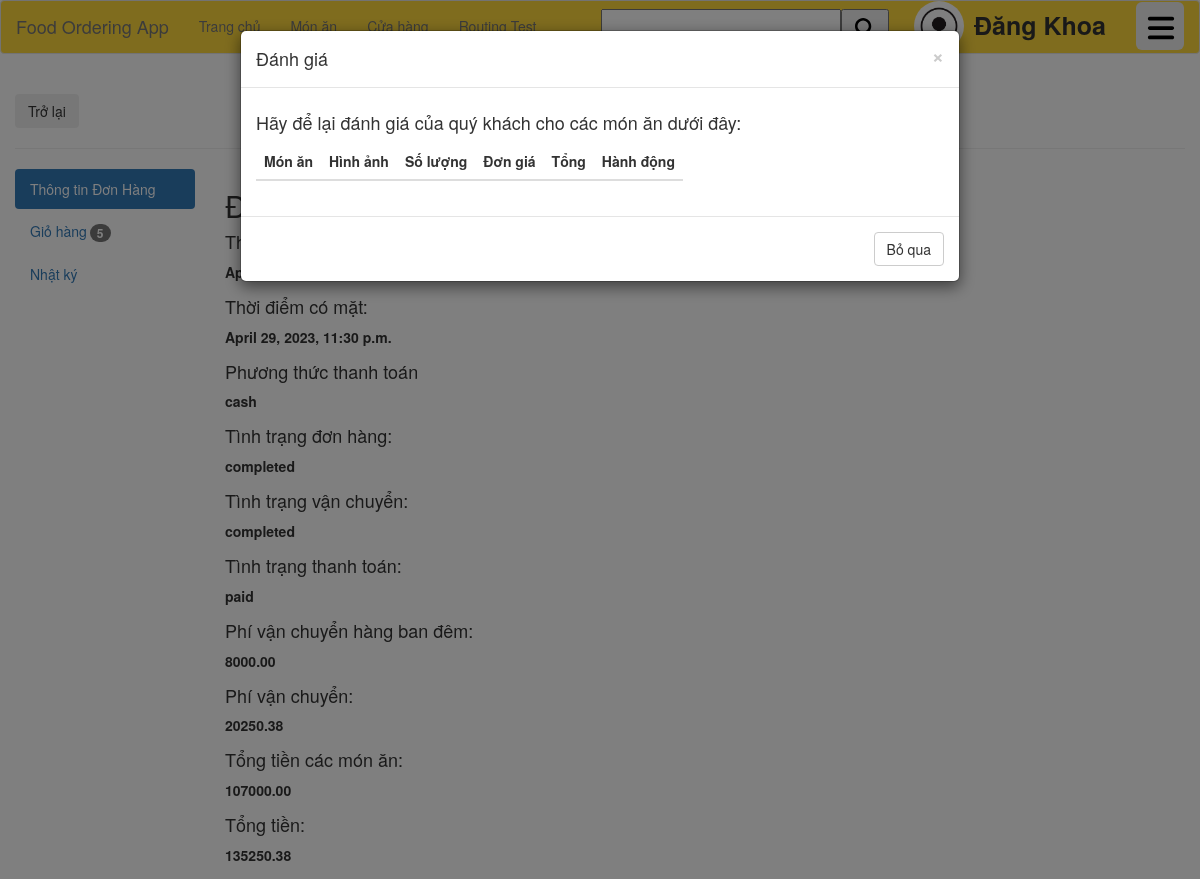
The page /profile/orders/1 (signed in, upper part) on the database as committed earlier.
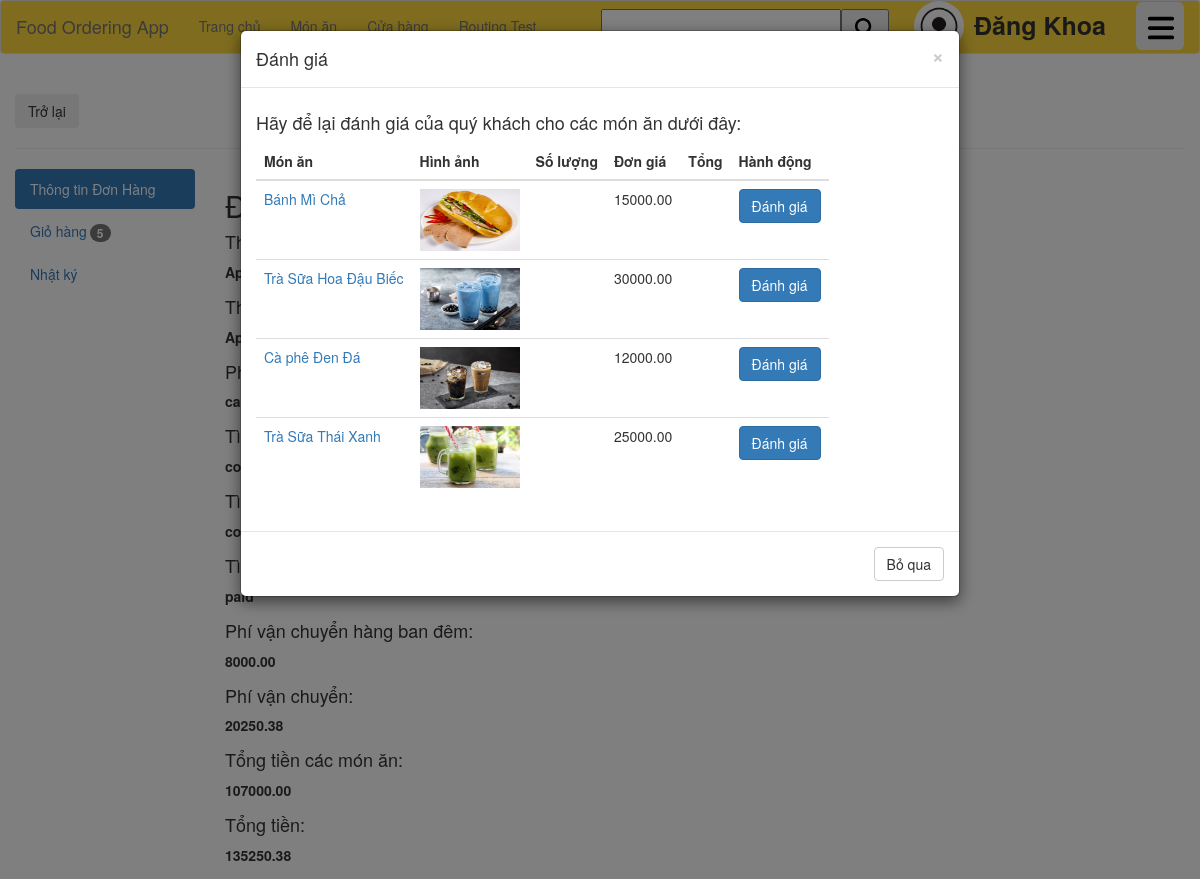
The same page on the database as committed later.
### orders/models.py (models this page shows, shortened)
class Order_Product(models.Model):
    order = models.ForeignKey(Order,on_delete=models.CASCADE,related_name="order_products")
    product = models.ForeignKey(Product,on_delete=models.SET_NULL,null=True,related_name="order_products")
    quantity = models.PositiveIntegerField()
    image = models.ImageField(default='order_products/order_product.png', upload_to='order_products/')
    price = MoneyField(max_digits=256, decimal_places=2, default_currency='VND', default=0)
    total = MoneyField(max_digits=256, decimal_places=2, default_currency='VND', default=0)
    note = models.TextField(max_length=255,blank=True,null=True)
    status = models.ForeignKey(Order_Product_Status,on_delete=models.DO_NOTHING,null=True)
    updated = models.DateTimeField(auto_now=True)
    created = models.DateTimeField(auto_now_add=True)
    class Meta:
        db_table = "Order_Product"
        verbose_name = "Order_Product"
        unique_together = ["order","product"]
    @property
    def review(self):
        try:
            with transaction.atomic():
                return Product_Review.objects.get(product=self.product, author=self.order.customer)
        except:
            return None

### products/models.py (models this page shows, shortened)
class Product(models.Model):
    name = models.TextField(max_length=255)
    description = models.TextField(max_length=2048,blank = True)
    store = models.ForeignKey(Store,on_delete=models.CASCADE,null=True,related_name="products")
    price = MoneyField(max_digits=256,decimal_places=2,default = 0,default_currency='VND')
    new_price = MoneyField(max_digits=256,decimal_places=2,default = 0,default_currency='VND')
    image = models.ImageField(default='products.png', upload_to='products/')
    category = models.ForeignKey(Category,on_delete=models.DO_NOTHING,blank=True,null=True)
    status = models.ForeignKey(Product_Status,on_delete=models.DO_NOTHING,blank=True,null=True)
    moderated = models.DateTimeField(blank=True, null=True)
    updated = models.DateTimeField(auto_now=True)
    created = models.DateTimeField(auto_now_add=True)
    slug = models.SlugField(max_length=255,null=True)
    class Meta:
        db_table = "Product"
        verbose_name = "Product"

### profiles/views.py (the view)
# urls.py: path('profile/orders/<int:page_id>',OrderView),
def OrderView(request,page_id):
    ctx = {}
    current_order = Order.objects.filter(customer = request.user).order_by('-updated')[page_id - 1]
    ctx["remain_cancellations"] = request.user.profile.remain_cancellations
    ctx["current_order"] = current_order
    ctx["payment_methods"] = Payment_Method.objects.all()
    if current_order and current_order.order_status.code != "pending" and current_order.order_status.code != "expired":
        route = current_order.delivery.points.all().order_by('priority')
        ctx["route"] = {}
        ctx["route"]["start"] = route[0]
        ctx["route"]["destination"] = route[len(route) - 1]
        ctx["route"]["stores"] = route[1:len(route) - 1]
    if request.method == "POST":
        match request.POST.get('form_tag'):
            case "review_product":
                product = Product.objects.get(id=request.POST.get("product_id"))
                product.make_review(request)
    return render(request, "Site/OrderView.html", ctx)

### delivery/models.py (called while the page is built)
    @property
    def name(self):
        return f"{self.user.profile.last_name} {self.user.profile.first_name}"

    @property
    def email(self):
        return self.user.profile.email

    @property
    def phone_number(self):
        return self.user.profile.phone_number

### orders/models.py (called while the page is built)
    @property
    def total_quantity(self):
        quantity = 0
        for order_product in self.order_products.all():
            quantity += order_product.quantity
        return quantity

    @property
    def store_list(self):
        order_products = self.order_products.all()
        store_list = []
        for i in order_products:
            if i.status.code != "cancelled" and not i.product.store in store_list:
                store_list.append(i.product.store)
        return store_list

    @property
    def deliverer(self):
        try:
            with transaction.atomic():
                return self.delivery.deliverer
        except:
            return None

### products/models.py (called while the page is built)
    @property
    def is_updated(self):
        return self.created != self.updated

### profiles/models.py (called while the page is built)
	@property
	def is_store_owner(self):
		return Group.objects.get(name="StoreOwners") in self.user.groups.all()

### templates/Site/OrderView.html (shortened to what the changed rows need)
{% extends 'Site/index.html' %}
{% block content %}
    <div class = "container-fluid">
        {% if user.is_authenticated %}
            {% if current_order %}
            <br>
            <div class = "col-md-8 tab-content">
                <div class = "tab-pane fade in active" id = "profile">
                    <form method = "POST">
                        <div>
                            <h2>Đơn hàng hiện tại</h2>
                        </div>
                    </form>
                    {% if current_order.order_status.code == "pending"  %}
                            {% load static %}
                    {% elif current_order.order_status.code != "pending" and current_order.order_status.code != "expired" %}
                            {% load static %}
                    {% endif %}
                </div>
                    {% if current_order.order_status.code == "completed" %}
                        <div id = "rating_products_modal" class = "modal fade" role="dialog">
                            <div class="modal-dialog">
                                <div class="modal-content">
                                    <div class = "modal-body">
                                        <table class = "table table-hover" style = "width: auto;">
                                            <thead>
                                            <tr>
                                                <th>Món ăn</th>
                                                <th>Hình ảnh</th>
                                                <th>Số lượng</th>
                                                <th>Đơn giá</th>
                                                <th>Tổng</th>
                                                <th>Hành động</th>
                                            </tr>
                                            </thead>
                                            <tbody>
                                            {% for order_product in current_order.order_products.all %}
                                            {% if order_product.status.code == "received" %}
                                            <tr>
                                                <td><a href = "/product/{{order_product.product.slug}}">{{order_product.product.name}}</a></td>
                                                <td><img style = "width:100px; height:62px;" src = "{{order_product.product.image.url}}"></td>
                                                <td>{{order_product.product.quantity}}</td>
                                                <td>{{order_product.product.price}}</td>
                                                <td>{{order_product.product.total}}</td>
                                                <td>
                                                    <button type="button" class="btn btn-primary" id = "rating_{{forloop.counter0}}_button">Đánh giá</button>
                                                </td>
                                            </tr>
                                            {% endif %}
                                            {% endfor %}
                                            </tbody>
                                        </table>
                                    </div>
                                </div>
                            </div>
                        </div>
                    {% endif %}
            </div>
            {% endif %}
        {% else %}
          <meta http-equiv="refresh" content="1; url='/login'" />
          <div>
              <h3>Bạn chưa đăng nhập, nên bạn sẽ được chuyển hướng sang trang Đăng Nhập</h3>
          </div>
        {% endif %}
    </div>
{% endblock %}

Rows that differ between the two databases and show on the page:
now on this page (row edited): Order_Product: product.name "Bánh Mì Chả", product.image (picture), product.price "15000.00"
now on this page (row edited): Order_Product: product.name "Trà Sữa Hoa Đậu Biếc", product.image (picture), product.price "30000.00"
now on this page (row edited): Order_Product: product.name "Cà phê Đen Đá", product.image (picture), product.price "12000.00"
now on this page (row edited): Order_Product: product.name "Trà Sữa Thái Xanh", product.image (picture), product.price "25000.00"
